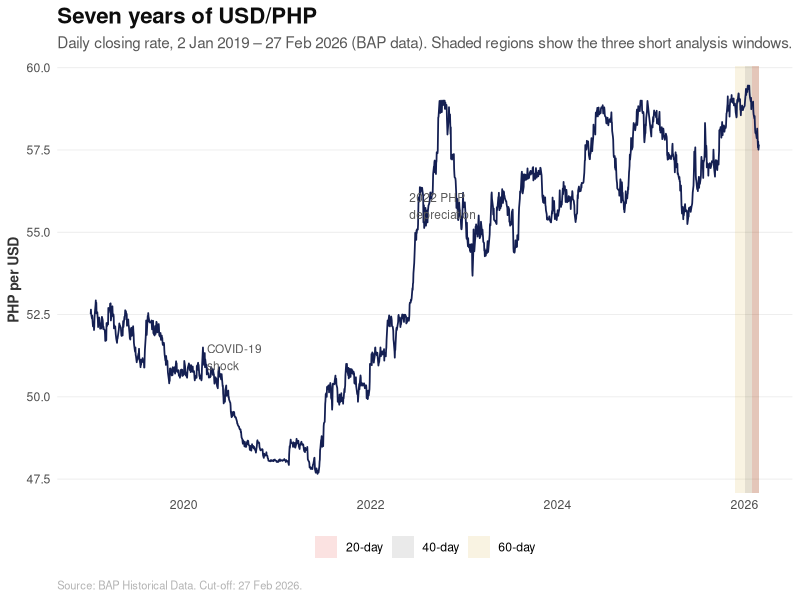
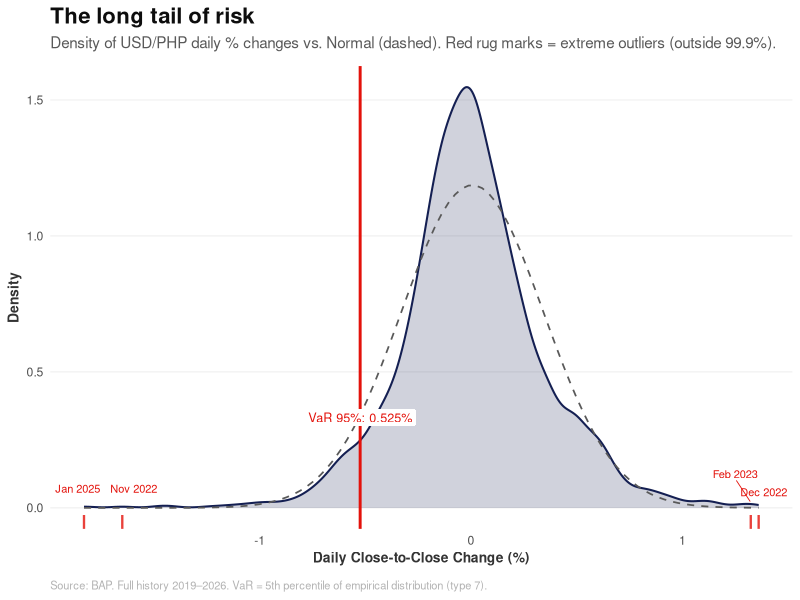
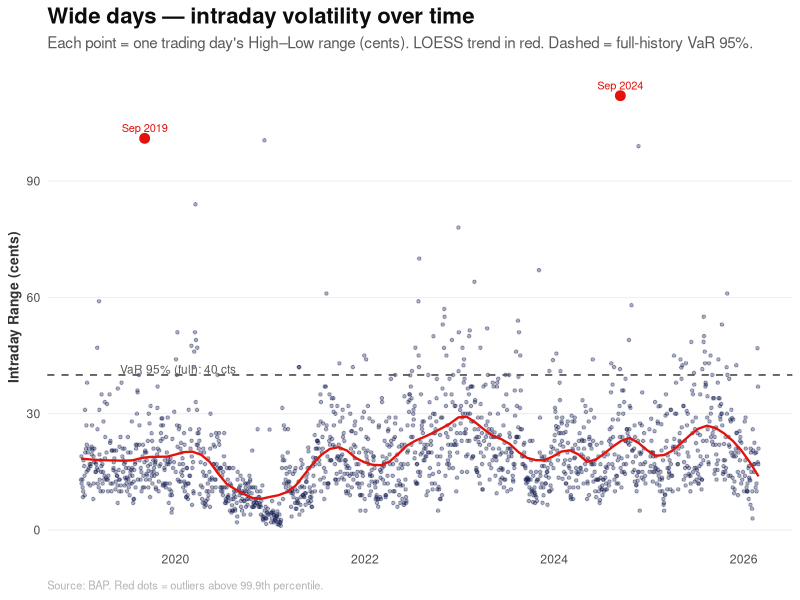
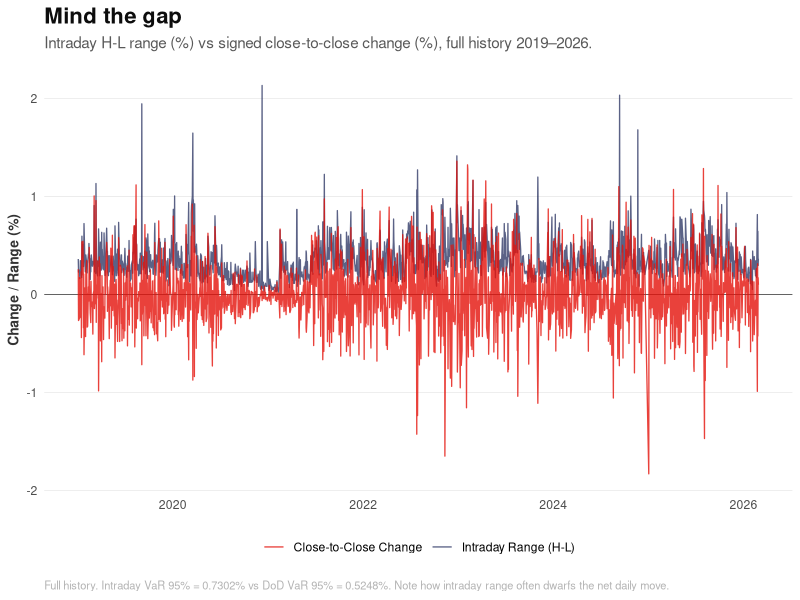
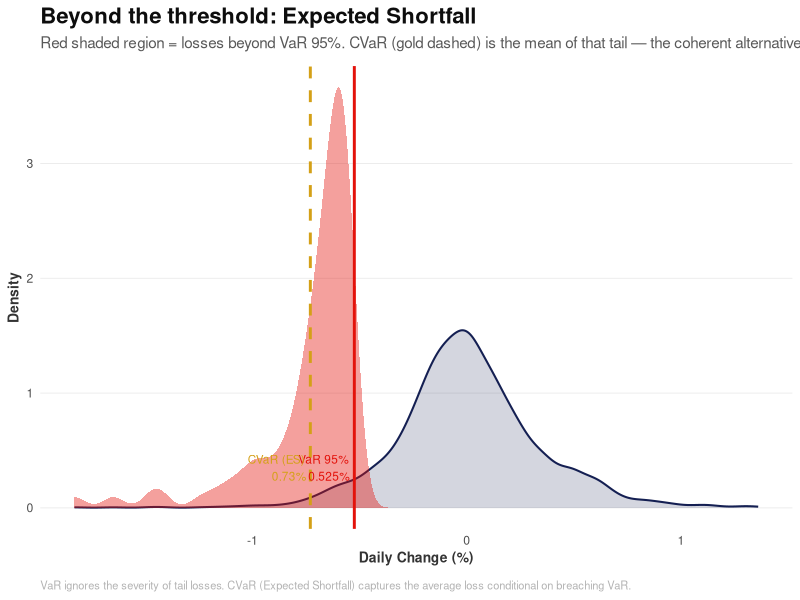
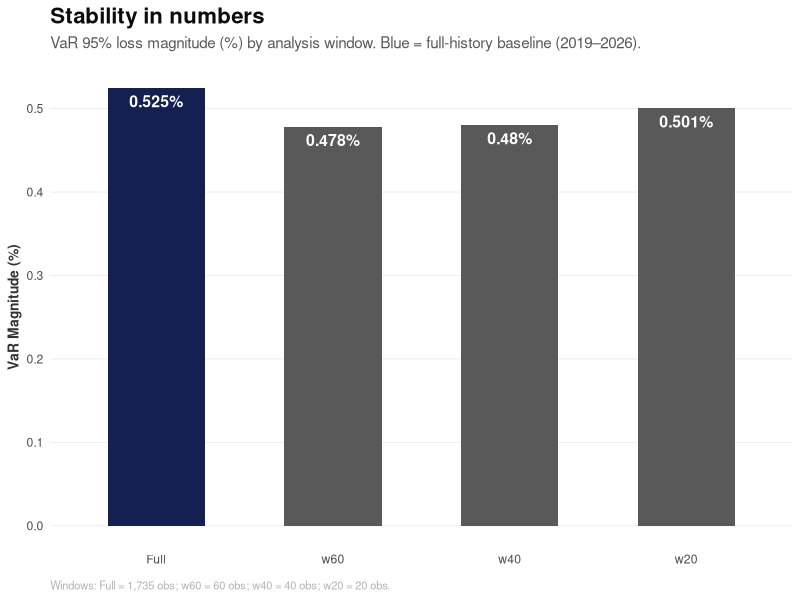
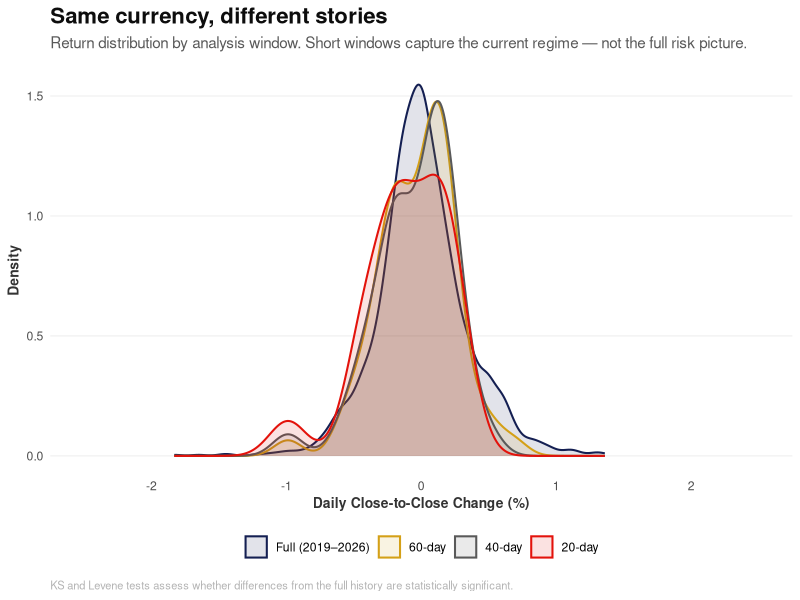
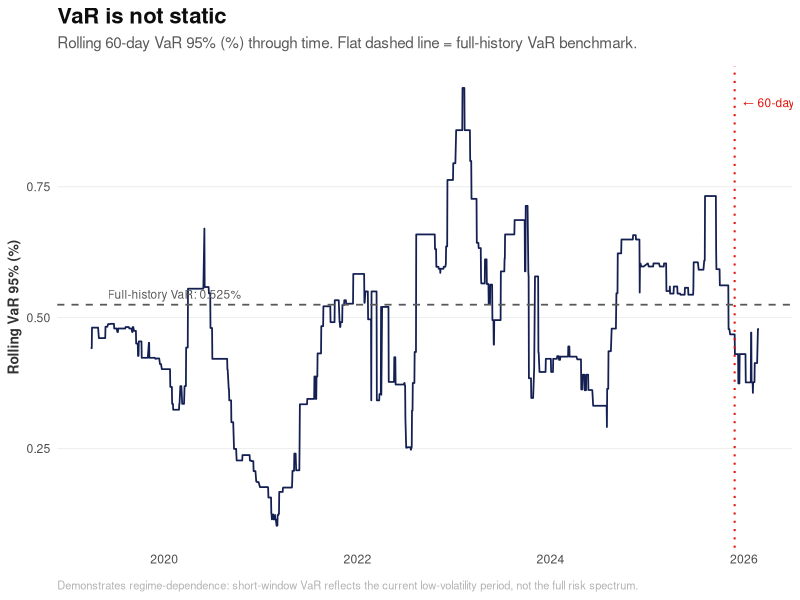

Here is the R script that generated these plots, in order:
## ---- chunk 1
knitr::opts_chunk$set(echo = TRUE, message = FALSE, warning = FALSE, fig.width = 10, fig.height = 6, dev = "png", fig.path = "figures/")
library(readr)
library(dplyr)
library(lubridate)
library(knitr)
library(e1071)
library(ggplot2)
library(ggrepel)
library(tidyr)

# Custom ggplot2 theme for Economist-style quantitative charts
theme_economist_quant <- function() {
  theme_minimal() +
    theme(
      text = element_text(family = "sans"),
      plot.title = element_text(face = "bold", size = 16, color = "#0D0D0D"),
      plot.subtitle = element_text(size = 11, color = "#595959", margin = margin(b = 10)),
      plot.caption = element_text(size = 8, color = "#B3B3B3", hjust = 0, margin = margin(t = 10)),
      panel.grid.major.y = element_line(color = "#EBEBEB", linewidth = 0.3),
      panel.grid.major.x = element_blank(),
      panel.grid.minor = element_blank(),
      axis.title = element_text(size = 10, face = "bold", color = "#333333"),
      axis.ticks = element_blank(),
      legend.position = "bottom",
      legend.title = element_blank()
    )
}

econ_blue <- "#141F52"
econ_red  <- "#E3120B"
econ_grey <- "#595959"
econ_gold <- "#D4A017"

# Levene test via median-centred absolute deviations, implemented as a two-sample t-test
levene_test_manual <- function(group1, group2) {
  med1 <- median(group1)
  med2 <- median(group2)
  z1 <- abs(group1 - med1)
  z2 <- abs(group2 - med2)
  t_res <- t.test(z1, z2, var.equal = TRUE)
  return(list(statistic = t_res$statistic, p_value = t_res$p.value))
}
## ---- chunk 2
df_raw <- read_csv("data/unified/unified_bap_master.csv") %>%
  mutate(Date = as.Date(Date)) %>%
  # Enforce case cut-off: 27 Feb 2026
  filter(Date <= as.Date("2026-02-27")) %>%
  arrange(Date)

integrity_check <- data.frame(
  Metric = c("Total Trading Rows", "Start Date", "End Date", "Rows with High < Low", "Rows with Close outside High-Low range"),
  Value = c(
    as.character(nrow(df_raw)),
    as.character(min(df_raw$Date)),
    as.character(max(df_raw$Date)),
    as.character(nrow(filter(df_raw, High < Low))),
    as.character(nrow(filter(df_raw, Close > High | Close < Low)))
  )
)
kable(integrity_check, caption = "Data Integrity Check")
## ---- chunk 3
# Full price history chart with shaded analysis windows
# Shade the 60, 40, and 20-day windows to show their size relative to the full history
shade_df <- data.frame(
  xmin = as.Date(c(tail(df_raw$Date, 60)[1], tail(df_raw$Date, 40)[1], tail(df_raw$Date, 20)[1])),
  xmax = max(df_raw$Date),
  label = c("60-day", "40-day", "20-day"),
  y    = c(54.5, 55.8, 57.1)
)

ggplot(df_raw, aes(x = Date, y = Close)) +
  geom_rect(data = shade_df,
            aes(xmin = xmin, xmax = xmax, ymin = -Inf, ymax = Inf, fill = label),
            inherit.aes = FALSE, alpha = 0.12) +
  scale_fill_manual(values = c("60-day" = econ_gold, "40-day" = econ_grey, "20-day" = econ_red),
                    name = "Analysis window") +
  geom_line(color = econ_blue, linewidth = 0.6) +
  annotate("text", x = as.Date("2020-04-01"), y = 51.2,
           label = "COVID-19\nshock", size = 3, color = econ_grey, hjust = 0) +
  annotate("text", x = as.Date("2022-06-01"), y = 55.8,
           label = "2022 PHP\ndepreciation", size = 3, color = econ_grey, hjust = 0) +
  labs(title = "Seven years of USD/PHP",
       subtitle = "Daily closing rate, 2 Jan 2019 – 27 Feb 2026 (BAP data). Shaded regions show the three short analysis windows.",
       x = NULL, y = "PHP per USD",
       caption = "Source: BAP Historical Data. Cut-off: 27 Feb 2026.") +
  theme_economist_quant()
## ---- chunk 4
# Correct High/Low bounds to encompass Open and Close (robust integrity)
df <- df_raw %>%
  mutate(
    ActualHigh = pmax(Open, High, Low, Close),
    ActualLow  = pmin(Open, High, Low, Close),
    High = ActualHigh,
    Low  = ActualLow
  ) %>%
  select(-ActualHigh, -ActualLow)

# Derive return columns
df <- df %>%
  mutate(
    dod_cents    = (Close - lag(Close)) * 100,
    dod_pct      = (Close - lag(Close)) / lag(Close) * 100,
    intraday_cents = (High - Low) * 100,
    intraday_pct   = (High - Low) / Low * 100
  )

# Drop the first row (no prior close → NA returns)
df_returns <- df %>% filter(!is.na(dod_cents))

cleaning_stats <- data.frame(
  Metric = c("Modified High/Low Bounds", "Derived Columns", "Remaining Trading Rows (DoD series)"),
  Result = c(
    as.character(nrow(filter(df_raw, High < Low | Close > High | Close < Low | Open > High | Open < Low))),
    "DoD cents, DoD %, Intraday cents, Intraday %",
    as.character(nrow(df_returns))
  )
)
kable(cleaning_stats, caption = "Data Cleaning Results Summary")
## ---- chunk 5
# Return series windows (for DoD / Items 1, 4, 5, 6)
windows_returns <- list(
  Full = df_returns,
  w60  = tail(df_returns, 60),
  w40  = tail(df_returns, 40),
  w20  = tail(df_returns, 20)
)

# Intraday series windows (for Item 2; no lag dependency so use df)
windows_intraday <- list(
  Full = df,
  w60  = tail(df, 60),
  w40  = tail(df, 40),
  w20  = tail(df, 20)
)

window_summary <- data.frame(
  Window     = names(windows_returns),
  Start_Date = sapply(windows_returns, function(x) as.character(min(x$Date))),
  End_Date   = sapply(windows_returns, function(x) as.character(max(x$Date))),
  n          = sapply(windows_returns, nrow)
)
kable(window_summary, caption = "Analysis Windows (Return Series, cut-off 27 Feb 2026)")
## ---- chunk 6
# Use factor for ordered output in tables and plots
window_order <- c("Full", "w60", "w40", "w20")

item1_var <- bind_rows(lapply(windows_returns, function(w) {
  data.frame(
    n         = nrow(w),
    VaR_Pct   = abs(quantile(w$dod_pct,   0.05, type = 7)),
    VaR_Cents = abs(quantile(w$dod_cents,  0.05, type = 7))
  )
}), .id = "Window") %>%
  mutate(Window = factor(Window, levels = window_order)) %>%
  arrange(Window)

kable(item1_var, digits = 4,
      caption = "Item 1: Close-to-Close VaR at 95% Confidence (Loss Magnitude)")

# Outliers: observations outside the 0.1% / 99.9% bounds of the full history
lb_dod <- quantile(df_returns$dod_pct, 0.001, type = 7)
ub_dod <- quantile(df_returns$dod_pct, 0.999, type = 7)

outliers_1 <- df_returns %>%
  filter(dod_pct < lb_dod | dod_pct > ub_dod) %>%
  select(Date, Close, dod_pct, dod_cents) %>%
  arrange(Date)

kable(outliers_1, digits = 4,
      caption = paste0("Item 1: Outliers — DoD % outside [",
                       round(lb_dod, 4), "%, ", round(ub_dod, 4), "%] (0.1%/99.9% bounds)"))
## ---- chunk 7
# Empirical density vs Normal reference with VaR line and outlier rug
full_var_pct <- item1_var$VaR_Pct[item1_var$Window == "Full"]

ggplot(df_returns, aes(x = dod_pct)) +
  # Empirical return density
  geom_density(fill = econ_blue, alpha = 0.20, color = econ_blue, linewidth = 0.7) +
  # Normal distribution overlay using sample mean and SD
  stat_function(fun = dnorm,
                args = list(mean = mean(df_returns$dod_pct), sd = sd(df_returns$dod_pct)),
                linetype = "dashed", color = econ_grey, linewidth = 0.6) +
  # VaR line on the left tail; x-intercept is negated because VaR is stored as a positive magnitude
  geom_vline(xintercept = -full_var_pct, color = econ_red, linewidth = 1) +
  geom_label(aes(x = -full_var_pct, y = 0.30,
                 label = paste0("VaR 95%: ", round(full_var_pct, 3), "%")),
             size = 3.2, color = econ_red, fill = "white", label.size = 0, vjust = 0) +
  # Rug marks and labels for observations outside the 99.9th percentile
  geom_rug(data = outliers_1, aes(x = dod_pct), color = econ_red, linewidth = 0.8, alpha = 0.8) +
  geom_text_repel(data = outliers_1,
                  aes(x = dod_pct, y = 0.02,
                      label = format(Date, "%b %Y")),
                  size = 2.8, color = econ_red, nudge_y = 0.05, segment.size = 0.3) +
  labs(title = "The long tail of risk",
       subtitle = "Density of USD/PHP daily % changes vs. Normal (dashed). Red rug marks = extreme outliers (outside 99.9%).",
       x = "Daily Close-to-Close Change (%)", y = "Density",
       caption = "Source: BAP. Full history 2019–2026. VaR = 5th percentile of empirical distribution (type 7).") +
  theme_economist_quant()
## ---- chunk 8
item2_var <- bind_rows(lapply(windows_intraday, function(w) {
  data.frame(
    n         = nrow(w),
    VaR_Cents = quantile(w$intraday_cents, 0.95, type = 7),
    VaR_Pct   = quantile(w$intraday_pct,   0.95, type = 7)
  )
}), .id = "Window") %>%
  mutate(Window = factor(Window, levels = window_order)) %>%
  arrange(Window)

kable(item2_var, digits = 4,
      caption = "Item 2: Intraday (High–Low) VaR at 95% Confidence (95th percentile of range)")

# Outliers: above 99.9th percentile (range is one-sided positive)
ub_intraday <- quantile(df$intraday_cents, 0.999, type = 7)
outliers_2 <- df %>%
  filter(intraday_cents > ub_intraday) %>%
  select(Date, High, Low, intraday_cents, intraday_pct) %>%
  arrange(Date)

kable(outliers_2, digits = 4,
      caption = paste0("Item 2: Outliers — Intraday cents above ",
                       round(ub_intraday, 4), " cents (99.9th percentile)"))
## ---- chunk 9
# Intraday range scatter with LOESS trend and full-history VaR reference line
ggplot(df, aes(x = Date, y = intraday_cents)) +
  geom_point(color = econ_blue, alpha = 0.35, size = 0.9) +
  geom_smooth(method = "loess", span = 0.15, se = FALSE, color = econ_red, linewidth = 0.8) +
  geom_hline(yintercept = item2_var$VaR_Cents[item2_var$Window == "Full"],
             linetype = "dashed", color = econ_grey, linewidth = 0.6) +
  annotate("text", x = as.Date("2019-06-01"),
           y = item2_var$VaR_Cents[item2_var$Window == "Full"] + 1.5,
           label = paste0("VaR 95% (full): ",
                          round(item2_var$VaR_Cents[item2_var$Window == "Full"], 2), " cts"),
           size = 3, color = econ_grey, hjust = 0) +
  geom_point(data = outliers_2, aes(x = Date, y = intraday_cents),
             color = econ_red, size = 3) +
  geom_text_repel(data = outliers_2, aes(x = Date, y = intraday_cents,
                  label = format(Date, "%b %Y")),
                  size = 2.8, color = econ_red, nudge_y = 2) +
  labs(title = "Wide days — intraday volatility over time",
       subtitle = "Each point = one trading day's High–Low range (cents). LOESS trend in red. Dashed = full-history VaR 95%.",
       x = NULL, y = "Intraday Range (cents)",
       caption = "Source: BAP. Red dots = outliers above 99.9th percentile.") +
  theme_economist_quant()
## ---- chunk 10
gap_table <- item1_var %>%
  select(Window, dod_var = VaR_Cents) %>%
  left_join(item2_var %>% select(Window, intra_var = VaR_Cents), by = "Window") %>%
  mutate(
    Gap_Cents = intra_var - dod_var,
    Gap_Pct_of_Intra = Gap_Cents / intra_var * 100
  )
kable(gap_table, digits = 4,
      caption = "Item 3: VaR Gap (Intraday − DoD). Positive gap = intraday captures more risk than close-to-close.")
## ---- chunk 11
# Dual time series: intraday H-L range vs signed close-to-close change
# Use the full history rather than a short window to avoid cherry-picking a calm period
ggplot(df_returns, aes(x = Date)) +
  geom_hline(yintercept = 0, color = econ_grey, linewidth = 0.3) +
  geom_line(aes(y = intraday_pct,   color = "Intraday Range (H-L)"), linewidth = 0.45, alpha = 0.7) +
  geom_line(aes(y = dod_pct,        color = "Close-to-Close Change"), linewidth = 0.45, alpha = 0.8) +
  scale_color_manual(values = c("Intraday Range (H-L)" = econ_blue,
                                "Close-to-Close Change"  = econ_red)) +
  labs(title = "Mind the gap",
       subtitle = "Intraday H-L range (%) vs signed close-to-close change (%), full history 2019–2026.",
       x = NULL, y = "Change / Range (%)",
       caption = paste0("Full history. Intraday VaR 95% = ",
                        round(item2_var$VaR_Pct[item2_var$Window == "Full"], 4), "% vs DoD VaR 95% = ",
                        round(item1_var$VaR_Pct[item1_var$Window == "Full"], 4),
                        "%. Note how intraday range often dwarfs the net daily move.")) +
  theme_economist_quant()
## ---- chunk 12
# CVaR (Expected Shortfall) — mean of returns below the 5th percentile
threshold_pct   <- -item1_var$VaR_Pct[item1_var$Window == "Full"]
threshold_cents <- -item1_var$VaR_Cents[item1_var$Window == "Full"]

cvar_pct   <- abs(mean(df_returns$dod_pct[df_returns$dod_pct     <= threshold_pct]))
cvar_cents <- abs(mean(df_returns$dod_cents[df_returns$dod_cents <= threshold_cents]))

# Winsorization at 0.1% / 99.9% (caps extreme values at boundary rather than removing them)
lb_w <- quantile(df_returns$dod_pct,   0.001, type = 7)
ub_w <- quantile(df_returns$dod_pct,   0.999, type = 7)
lb_c <- quantile(df_returns$dod_cents, 0.001, type = 7)
ub_c <- quantile(df_returns$dod_cents, 0.999, type = 7)

df_winsor <- df_returns %>%
  mutate(
    dod_pct_w   = pmin(pmax(dod_pct,   lb_w), ub_w),
    dod_cents_w = pmin(pmax(dod_cents, lb_c), ub_c)
  )

var_winsor_pct   <- abs(quantile(df_winsor$dod_pct_w,   0.05, type = 7))
var_winsor_cents <- abs(quantile(df_winsor$dod_cents_w, 0.05, type = 7))

raw_var_pct   <- item1_var$VaR_Pct[item1_var$Window == "Full"]
raw_var_cents <- item1_var$VaR_Cents[item1_var$Window == "Full"]

item4_table <- data.frame(
  Metric = c(
    "Raw VaR (95%)",
    "CVaR / Expected Shortfall (95%)",
    "Winsorization Lower Bound (0.1%)",
    "Winsorization Upper Bound (99.9%)",
    "VaR after Winsorization (95%)",
    "VaR Reduction from Winsorization"
  ),
  Percentage = c(raw_var_pct, cvar_pct, lb_w, ub_w, var_winsor_pct,
                 raw_var_pct - var_winsor_pct),
  Cents      = c(raw_var_cents, cvar_cents, NA, NA, var_winsor_cents,
                 raw_var_cents - var_winsor_cents)
)
kable(item4_table, digits = 4, caption = "Item 4: CVaR and Winsorization Results (Full History)")
## ---- chunk 13
# Density plot with shaded tail region illustrating CVaR vs VaR threshold
tail_returns <- df_returns %>% filter(dod_pct <= threshold_pct)
cvar_line <- mean(tail_returns$dod_pct)

ggplot(df_returns, aes(x = dod_pct)) +
  geom_density(fill = econ_blue, alpha = 0.18, color = econ_blue, linewidth = 0.7) +
  # Shade observations in the tail beyond the VaR threshold to represent the ES region
  geom_density(data = tail_returns, aes(x = dod_pct),
               fill = econ_red, alpha = 0.4, color = NA) +
  geom_vline(xintercept = threshold_pct, color = econ_red, linewidth = 1) +
  geom_vline(xintercept = cvar_line, color = econ_gold, linewidth = 1, linetype = "dashed") +
  annotate("text", x = threshold_pct, y = 0.35,
           label = paste0("VaR 95%\n", round(-threshold_pct, 3), "%"),
           size = 3, color = econ_red, hjust = 1.1) +
  annotate("text", x = cvar_line, y = 0.35,
           label = paste0("CVaR (ES)\n", round(cvar_pct, 3), "%"),
           size = 3, color = econ_gold, hjust = 1.1) +
  labs(title = "Beyond the threshold: Expected Shortfall",
       subtitle = "Red shaded region = losses beyond VaR 95%. CVaR (gold dashed) is the mean of that tail — the coherent alternative.",
       x = "Daily Change (%)", y = "Density",
       caption = "VaR ignores the severity of tail losses. CVaR (Expected Shortfall) captures the average loss conditional on breaching VaR.") +
  theme_economist_quant()
## ---- chunk 14
full_pct <- df_returns$dod_pct

item5_tests <- bind_rows(lapply(windows_returns[-1], function(w) {
  ks     <- ks.test(full_pct, w$dod_pct)
  levene <- levene_test_manual(full_pct, w$dod_pct)
  data.frame(
    n          = nrow(w),
    KS_Stat    = ks$statistic,
    KS_p       = ks$p.value,
    Levene_F   = abs(levene$statistic),
    Levene_p   = levene$p_value
  )
}), .id = "Window") %>%
  mutate(Window = factor(Window, levels = c("w60", "w40", "w20"))) %>%
  arrange(Window)

item5_desc <- bind_rows(lapply(windows_returns, function(w) {
  data.frame(n       = nrow(w),
             Mean    = mean(w$dod_pct),
             SD      = sd(w$dod_pct),
             Skew    = skewness(w$dod_pct),
             Kurt    = kurtosis(w$dod_pct))
}), .id = "Window") %>%
  mutate(Window = factor(Window, levels = window_order)) %>%
  arrange(Window)

item5_comp <- item1_var %>%
  mutate(Diff_from_Full_pp = VaR_Pct - VaR_Pct[Window == "Full"]) %>%
  arrange(Window)

kable(item5_tests, digits = 4,
      caption = "Item 5: Significance Tests (each window vs. full history). KS = distribution equality; Levene = variance equality.")
kable(item5_desc, digits = 4,
      caption = "Item 5: Descriptive Statistics by Window")
kable(item5_comp, digits = 4,
      caption = "Item 5: VaR Comparison — difference from full-history baseline (percentage points)")
## ---- chunk 15
# Bar chart comparing VaR 95% magnitude across all four analysis windows
ggplot(item1_var, aes(x = Window, y = VaR_Pct,
                      fill = Window == "Full")) +
  geom_col(width = 0.55) +
  scale_fill_manual(values = c("TRUE" = econ_blue, "FALSE" = econ_grey)) +
  geom_text(aes(label = paste0(round(VaR_Pct, 3), "%")),
            vjust = 1.6, color = "white", fontface = "bold", size = 4) +
  labs(title = "Stability in numbers",
       subtitle = "VaR 95% loss magnitude (%) by analysis window. Blue = full-history baseline (2019–2026).",
       x = NULL, y = "VaR Magnitude (%)",
       caption = paste0("Windows: Full = ", format(nrow(df_returns), big.mark=","), 
                        " obs; w60 = 60 obs; w40 = 40 obs; w20 = 20 obs.")) +
  theme_economist_quant() + theme(legend.position = "none")
## ---- chunk 16
# Overlaid return density curves for the full history and three short windows
dist_data <- bind_rows(
  mutate(windows_returns$Full, Window = "Full (2019–2026)"),
  mutate(windows_returns$w60,  Window = "60-day"),
  mutate(windows_returns$w40,  Window = "40-day"),
  mutate(windows_returns$w20,  Window = "20-day")
) %>%
  mutate(Window = factor(Window,
                         levels = c("Full (2019–2026)", "60-day", "40-day", "20-day")))

win_colors <- c("Full (2019–2026)" = econ_blue,
                "60-day"           = econ_gold,
                "40-day"           = econ_grey,
                "20-day"           = econ_red)

ggplot(dist_data, aes(x = dod_pct, color = Window, fill = Window)) +
  geom_density(alpha = 0.12, linewidth = 0.7) +
  scale_color_manual(values = win_colors) +
  scale_fill_manual(values  = win_colors) +
  coord_cartesian(xlim = c(-2.5, 2.5)) +
  labs(title = "Same currency, different stories",
       subtitle = "Return distribution by analysis window. Short windows capture the current regime — not the full risk picture.",
       x = "Daily Close-to-Close Change (%)", y = "Density",
       caption = "KS and Levene tests assess whether differences from the full history are statistically significant.") +
  theme_economist_quant()
## ---- chunk 17
# Rolling 60-day VaR time series with full-history baseline as a reference line
roll_n <- 60
roll_idx <- roll_n:nrow(df_returns)

roll_var_pct <- sapply(roll_idx, function(i) {
  win <- df_returns$dod_pct[(i - roll_n + 1):i]
  abs(quantile(win, 0.05, type = 7))
})

roll_df <- data.frame(
  Date    = df_returns$Date[roll_idx],
  RollVaR = roll_var_pct
)

# Mark where the current 60-day analysis window begins
current_w60_start <- min(windows_returns$w60$Date)

ggplot(roll_df, aes(x = Date, y = RollVaR)) +
  geom_line(color = econ_blue, linewidth = 0.6) +
  geom_hline(yintercept = item1_var$VaR_Pct[item1_var$Window == "Full"],
             linetype = "dashed", color = econ_grey, linewidth = 0.6) +
  annotate("text", x = as.Date("2019-06-01"),
           y = item1_var$VaR_Pct[item1_var$Window == "Full"] + 0.02,
           label = paste0("Full-history VaR: ",
                          round(item1_var$VaR_Pct[item1_var$Window == "Full"], 3), "%"),
           size = 3, color = econ_grey, hjust = 0) +
  geom_vline(xintercept = current_w60_start, color = econ_red,
             linetype = "dotted", linewidth = 0.7) +
  annotate("text", x = current_w60_start, y = max(roll_var_pct) * 0.97,
           label = "← 60-day window starts here",
           size = 3, color = econ_red, hjust = -0.05) +
  labs(title = "VaR is not static",
       subtitle = "Rolling 60-day VaR 95% (%) through time. Flat dashed line = full-history VaR benchmark.",
       x = NULL, y = "Rolling VaR 95% (%)",
       caption = "Demonstrates regime-dependence: short-window VaR reflects the current low-volatility period, not the full risk spectrum.") +
  theme_economist_quant()
## ---- chunk 18
# Reference: last trading day on or before 30 June 2024
ref_row      <- df %>% filter(Date <= as.Date("2024-06-30")) %>% slice_tail(n = 1)
fx_rate      <- ref_row$Close
ref_date_used <- ref_row$Date

# VaR and upside at 99% (1st and 99th percentile of full DoD return series)
var_99_pct    <- abs(quantile(df_returns$dod_pct, 0.01, type = 7))
upside_99_pct <-    quantile(df_returns$dod_pct, 0.99, type = 7)

# Position calculations
pos_usd           <- 10000000
loss_usd          <- (var_99_pct / 100) * pos_usd
loss_php          <- loss_usd * fx_rate

target_php        <- 20000
reduced_pos_usd   <- target_php / ((var_99_pct / 100) * fx_rate)
usd_to_remove     <- pos_usd - reduced_pos_usd

upside_full_php     <- (upside_99_pct / 100) * pos_usd * fx_rate
upside_reduced_php  <- (upside_99_pct / 100) * reduced_pos_usd * fx_rate
upside_sacrificed   <- upside_full_php - upside_reduced_php

item6_table <- data.frame(
  Parameter = c(
    "Reference Date Used", "FX Rate at Reference (PHP/USD)",
    "Full-History VaR 99% (%)", "VaR 99% (cents)",
    "USD Position", "1-Day Loss @ 99% (USD)", "1-Day Loss @ 99% (PHP)",
    "Target Maximum 1-Day Loss (PHP)", "Required USD Position",
    "USD to Redeploy", "99th Percentile Upside (%)",
    "Upside on Full Position (PHP)", "Upside on Reduced Position (PHP)",
    "Upside Sacrificed (PHP)"
  ),
  Value = c(
    as.character(ref_date_used),
    round(fx_rate, 4),
    round(var_99_pct, 4),
    round(abs(quantile(df_returns$dod_cents, 0.01, type = 7)), 4),
    format(pos_usd, big.mark = ","),
    format(round(loss_usd, 2), big.mark = ","),
    format(round(loss_php, 2), big.mark = ","),
    format(target_php, big.mark = ","),
    format(round(reduced_pos_usd, 2), big.mark = ","),
    format(round(usd_to_remove, 2), big.mark = ","),
    round(upside_99_pct, 4),
    format(round(upside_full_php, 2), big.mark = ","),
    format(round(upside_reduced_php, 2), big.mark = ","),
    format(round(upside_sacrificed, 2), big.mark = ",")
  )
)
kable(item6_table, caption = "Item 6: Portfolio Loss and Hedge Sizing (FX Rate as of 30 Jun 2024, 99% Confidence)")
## ---- chunk 19
# Diverging bar chart showing 1-day loss vs upside by position size
# Uses raw PHP values (not scaled to millions) with free_y facets so both
# the full-exposure bars and the PHP 20K capped bars are visible on screen.
port_viz <- data.frame(
  Category = factor(
    c("Full Exposure\n(USD 10M)", "Capped Loss\n(PHP 20K target)"),
    levels = c("Full Exposure\n(USD 10M)", "Capped Loss\n(PHP 20K target)")
  ),
  Loss   = c(loss_php, target_php),
  Upside = c(upside_full_php, upside_reduced_php)
) %>%
  pivot_longer(cols = c(Loss, Upside), names_to = "Direction", values_to = "Value") %>%
  mutate(
    SignedValue = ifelse(Direction == "Loss", -Value, Value),
    Direction   = factor(Direction, levels = c("Upside", "Loss"))
  )

ggplot(port_viz, aes(x = Direction, y = SignedValue, fill = Direction)) +
  geom_col(width = 0.5, position = "identity") +
  geom_hline(yintercept = 0, color = "#333333", linewidth = 0.4) +
  scale_fill_manual(values = c("Loss" = econ_red, "Upside" = econ_blue),
                    labels = c("1-Day Loss (99%)", "99th-Pct Upside")) +
  scale_y_continuous(labels = scales::label_comma(prefix = "PHP ")) +
  facet_wrap(~ Category, scales = "free_y") +
  labs(title = "The price of safety",
       subtitle = "Potential 1-day loss (down) vs. upside potential (up) in PHP. Each panel uses its own scale. Reference: FX rate as of 30 Jun 2024.",
       x = NULL, y = "PHP",
       caption = paste0("To cap daily loss at PHP 20,000, USD position must be reduced to USD ",
                        format(round(reduced_pos_usd, 0), big.mark = ","),
                        ". This sacrifices PHP ",
                        format(round(upside_sacrificed / 1e6, 2), big.mark = ","), "M in 99th-pct upside.")) +
  theme_economist_quant()
## ---- chunk 20
summary_table <- data.frame(
  Item = c(1, 1, 1, 1, 1, 1, 2, 2, 2, 2, 2, 2, 3, 4, 4, 5, 5, 6, 6, 6),
  Description = c(
    "DoD VaR 95% — Full history",
    "DoD VaR 95% — 60-day window",
    "DoD VaR 95% — 40-day window",
    "DoD VaR 95% — 20-day window",
    "Outlier count (DoD, outside 0.1%/99.9%)",
    "Outlier dates (DoD)",
    "Intraday VaR 95% — Full history",
    "Intraday VaR 95% — 60-day window",
    "Intraday VaR 95% — 40-day window",
    "Intraday VaR 95% — 20-day window",
    "Outlier count (Intraday, above 99.9%)",
    "Outlier dates (Intraday)",
    "VaR gap (Intraday − DoD), full history",
    "CVaR / Expected Shortfall 95%, full",
    "VaR after Winsorization 95%",
    "KS test p-values (w60, w40, w20 vs Full)",
    "Max VaR deviation from full baseline",
    "1-day loss, USD 10M @ 99% (PHP)",
    "USD position to cap loss at PHP 20K",
    "99th-pct upside sacrificed (PHP)"
  ),
  Result = c(
    paste0(round(item1_var$VaR_Cents[item1_var$Window == "Full"], 2), " cts / ", round(item1_var$VaR_Pct[item1_var$Window == "Full"], 4), "%"),
    paste0(round(item1_var$VaR_Cents[item1_var$Window == "w60"], 2), " cts / ", round(item1_var$VaR_Pct[item1_var$Window == "w60"], 4), "%"),
    paste0(round(item1_var$VaR_Cents[item1_var$Window == "w40"], 2), " cts / ", round(item1_var$VaR_Pct[item1_var$Window == "w40"], 4), "%"),
    paste0(round(item1_var$VaR_Cents[item1_var$Window == "w20"], 2), " cts / ", round(item1_var$VaR_Pct[item1_var$Window == "w20"], 4), "%"),
    as.character(nrow(outliers_1)),
    paste(format(outliers_1$Date, "%d %b %Y"), collapse = "; "),
    paste0(round(item2_var$VaR_Cents[item2_var$Window == "Full"], 2), " cts / ", round(item2_var$VaR_Pct[item2_var$Window == "Full"], 4), "%"),
    paste0(round(item2_var$VaR_Cents[item2_var$Window == "w60"], 2), " cts / ", round(item2_var$VaR_Pct[item2_var$Window == "w60"], 4), "%"),
    paste0(round(item2_var$VaR_Cents[item2_var$Window == "w40"], 2), " cts / ", round(item2_var$VaR_Pct[item2_var$Window == "w40"], 4), "%"),
    paste0(round(item2_var$VaR_Cents[item2_var$Window == "w20"], 2), " cts / ", round(item2_var$VaR_Pct[item2_var$Window == "w20"], 4), "%"),
    as.character(nrow(outliers_2)),
    paste(format(outliers_2$Date, "%d %b %Y"), collapse = "; "),
    paste0(round(gap_table$Gap_Cents[gap_table$Window == "Full"], 2), " cts"),
    paste0(round(cvar_cents, 2), " cts / ", round(cvar_pct, 4), "%"),
    paste0(round(var_winsor_pct, 4), "% (reduction: ", round(raw_var_pct - var_winsor_pct, 4), " pp)"),
    paste(round(item5_tests$KS_p, 4), collapse = ", "),
    paste0(round(max(abs(item5_comp$Diff_from_Full_pp)), 4), " pp"),
    paste0("PHP ", format(round(loss_php, 2), big.mark = ",")),
    paste0("USD ", format(round(reduced_pos_usd, 2), big.mark = ",")),
    paste0("PHP ", format(round(upside_sacrificed, 2), big.mark = ","))
  )
)
kable(summary_table, caption = "Final Summary Table — All Items")
## ---- chunk 21
dir.create("tables", showWarnings = FALSE)

export_tex <- function(obj, filename, caption = NULL) {
  tbl <- knitr::kable(obj, format = "latex", booktabs = TRUE, digits = 4, caption = caption, escape = TRUE)
  writeLines(tbl, file.path("tables", filename))
}

# Item 1
export_tex(item1_var, "item1_var.tex", caption = "Item 1: Close-to-Close VaR at 95% Confidence (Loss Magnitude)")
export_tex(outliers_1, "item1_outliers.tex", caption = "Item 1: Outliers — DoD % outside 0.1%/99.9% bounds")

# Item 2
export_tex(item2_var, "item2_var.tex", caption = "Item 2: Intraday (High–Low) VaR at 95% Confidence")
export_tex(outliers_2, "item2_outliers.tex", caption = "Item 2: Outliers — Intraday range above 99.9th percentile")

# Item 3
export_tex(gap_table, "item3_gap.tex", caption = "Item 3: VaR Gap (Intraday − DoD)")

# Item 4
export_tex(item4_table, "item4_cvar.tex", caption = "Item 4: CVaR and Winsorization Results (Full History)")

# Item 5
export_tex(item5_tests, "item5_tests.tex", caption = "Item 5: Significance Tests (KS and Levene)")
export_tex(item5_desc, "item5_desc.tex", caption = "Item 5: Descriptive Statistics by Window")
export_tex(item5_comp, "item5_comp.tex", caption = "Item 5: VaR Comparison — Difference from Full-History Baseline")

# Item 6
export_tex(item6_table, "item6_portfolio.tex", caption = "Item 6: Portfolio Loss and Hedge Sizing (99% Confidence)")

# Summary
export_tex(summary_table, "summary_table.tex", caption = "Final Summary Table — All Items")
